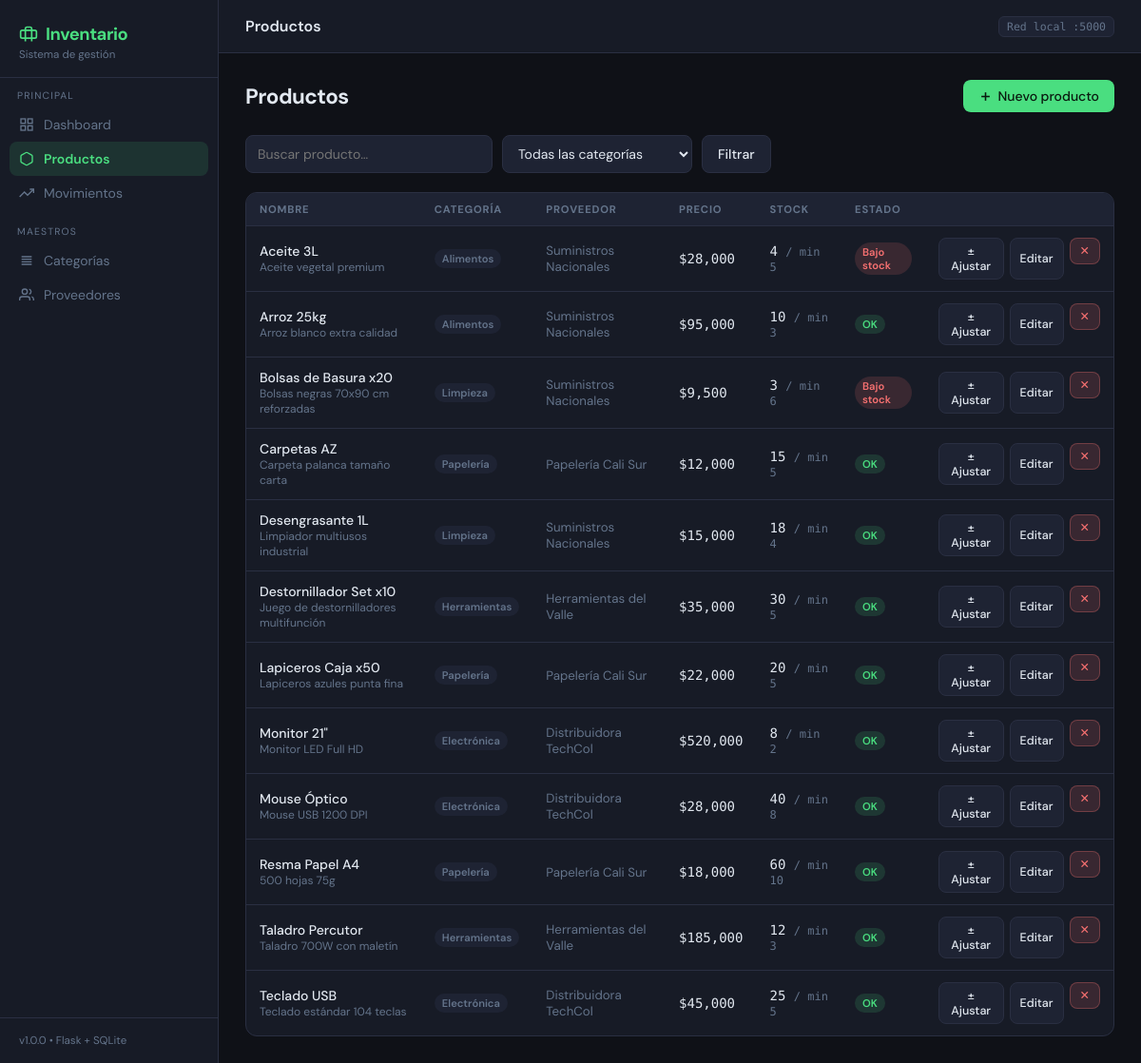
The page /productos on the database its author committed.
### app.py (models this page shows, shortened)
class Producto(Base):
    __tablename__ = "productos"
    id           = Column(Integer, primary_key=True, autoincrement=True)
    nombre       = Column(String(150), nullable=False)
    descripcion  = Column(String(300))
    categoria_id = Column(Integer, ForeignKey("categorias.id"), nullable=True)
    proveedor_id = Column(Integer, ForeignKey("proveedores.id"), nullable=True)
    cantidad     = Column(Integer, default=0, nullable=False)
    precio       = Column(Float, nullable=False)
    stock_minimo = Column(Integer, default=5)
    creado_en    = Column(DateTime, default=func.now())
    actualizado  = Column(DateTime, default=func.now(), onupdate=func.now())
    cat_rel  = relationship("Categoria", back_populates="productos")
    prov_rel = relationship("Proveedor", back_populates="productos")
    @property
    def bajo_stock(self):
        return self.cantidad <= self.stock_minimo

class Categoria(Base):
    __tablename__ = "categorias"
    id     = Column(Integer, primary_key=True, autoincrement=True)
    nombre = Column(String(80), nullable=False, unique=True)
    productos = relationship("Producto", back_populates="cat_rel", cascade="all, delete-orphan")

class Proveedor(Base):
    __tablename__ = "proveedores"
    id       = Column(Integer, primary_key=True, autoincrement=True)
    nombre   = Column(String(120), nullable=False)
    contacto = Column(String(120))
    telefono = Column(String(30))
    email    = Column(String(120))
    productos = relationship("Producto", back_populates="prov_rel")

### app.py (the view)
@app.route("/productos")
def productos():
    db = get_session()
    try:
        q      = request.args.get("q", "").strip()
        cat_id = request.args.get("categoria", "")
        query  = db.query(Producto)
        if q:
            query = query.filter(Producto.nombre.ilike(f"%{q}%"))
        if cat_id:
            query = query.filter(Producto.categoria_id == int(cat_id))
        productos   = query.order_by(Producto.nombre).all()
        categorias  = db.query(Categoria).order_by(Categoria.nombre).all()
        return render_template("productos.html",
            productos=productos, categorias=categorias, q=q, cat_id=cat_id)
    finally:
        db.close()

### app.py (called while the page is built)
def get_session():
    return Session()

### templates/productos.html (shortened to what this page needs)
{% extends "base.html" %}
{% block topbar_title %}Productos{% endblock %}
{% block content %}
<div class="page-header">
  <h1>Productos</h1>
  <a href="{{ url_for('producto_nuevo') }}" class="btn btn-primary">
    <svg viewBox="0 0 24 24" fill="none" stroke="currentColor" stroke-width="2.5">
      <line x1="12" y1="5" x2="12" y2="19"/><line x1="5" y1="12" x2="19" y2="12"/>
    </svg>
    Nuevo producto
  </a>
</div>
<form method="get" style="display:flex; gap:10px; margin-bottom:20px; flex-wrap:wrap;">
  <input type="text" name="q" value="{{ q }}" placeholder="Buscar producto…"
         style="max-width:260px; flex:1;">
  <select name="categoria" style="max-width:200px;">
    <option value="">Todas las categorías</option>
  </select>
  <button class="btn btn-secondary" type="submit">Filtrar</button>
</form>
<div class="card">
  <div class="table-wrap">
    <table>
      <thead>
        <tr>
          <th>Nombre</th><th>Categoría</th><th>Proveedor</th>
          <th>Precio</th><th>Stock</th><th>Estado</th><th></th>
        </tr>
      </thead>
      <tbody>
        {% for p in productos %}
        <tr>
          <td>
            <div style="font-weight:500">{{ p.nombre }}</div>
            {% if p.descripcion %}
              <div style="font-size:.75rem; color:var(--muted)">{{ p.descripcion }}</div>
            {% endif %}
          </td>
          <td><span class="badge badge-gray">{{ p.cat_rel.nombre if p.cat_rel else '—' }}</span></td>
          <td class="text-muted" style="font-size:.83rem">{{ p.prov_rel.nombre if p.prov_rel else '—' }}</td>
          <td class="text-mono">${{ "{:,.0f}".format(p.precio) }}</td>
          <td class="text-mono">{{ p.cantidad }} <span class="text-muted" style="font-size:.75rem">/ min {{ p.stock_minimo }}</span></td>
          <td>
            {% if p.bajo_stock %}
              <span class="badge badge-red">Bajo stock</span>
            {% else %}
              <span class="badge badge-green">OK</span>
            {% endif %}
          </td>
          <td>
            <div style="display:flex; gap:6px; justify-content:flex-end;">
              <button class="btn btn-secondary btn-sm"
                      onclick="abrirMovimiento({{ p.id }}, '{{ p.nombre|replace("'","\\'")|e }}', {{ p.cantidad }})">
                ± Ajustar
              </button>
              <a href="{{ url_for('producto_editar', pid=p.id) }}" class="btn btn-secondary btn-sm">Editar</a>
              <form method="post" action="{{ url_for('producto_eliminar', pid=p.id) }}"
                    onsubmit="return confirm('¿Eliminar {{ p.nombre }}?')">
                <button class="btn btn-danger btn-sm" type="submit">✕</button>
              </form>
            </div>
          </td>
        </tr>
        {% endfor %}
      </tbody>
    </table>
  </div>
</div>
{% endblock %}

### templates/base.html (style rules this page uses)
:root { --bg: #0f1117; --bg2: #171b26; --bg3: #1e2333; --border: #2a2f42; --accent: #4ade80; --accent2: #22d3ee; --warn: #fb923c; --danger: #f87171; --text: #e2e8f0; --muted: #64748b; --sidebar-w: 230px; }
*, *::before, *::after { box-sizing: border-box; margin: 0; padding: 0; }
body { font-family: 'DM Sans', sans-serif; background: var(--bg); color: var(--text); min-height: 100vh; display: flex; }
.card { background: var(--bg2); border: 1px solid var(--border); border-radius: 12px; overflow: hidden; }
.table-wrap { overflow-x: auto; }
table { width: 100%; border-collapse: collapse; font-size: 0.875rem; }
th { text-align: left; padding: 10px 14px; font-size: 0.7rem; text-transform: uppercase; letter-spacing: 0.8px; color: var(--muted); background: var(--bg3); border-bottom: 1px solid var(--border); }
td { padding: 12px 14px; border-bottom: 1px solid var(--border); vertical-align: middle; }
tr:last-child td { border-bottom: none; }
.badge { display: inline-flex; align-items: center; font-size: 0.7rem; font-weight: 600; padding: 3px 8px; border-radius: 20px; }
.badge-green { background: rgba(74,222,128,.15); color: var(--accent); }
.badge-red { background: rgba(248,113,113,.15); color: var(--danger); }
.badge-gray { background: var(--bg3); color: var(--muted); }
.btn { display: inline-flex; align-items: center; gap: 6px; padding: 8px 16px; border-radius: 8px; border: none; font-size: 0.875rem; font-weight: 500; cursor: pointer; text-decoration: none; transition: all 0.15s; font-family: inherit; }
.btn svg { width: 15px; height: 15px; }
.btn-primary { background: var(--accent); color: #0a1a0f; }
.btn-secondary { background: var(--bg3); color: var(--text); border: 1px solid var(--border); }
.btn-danger { background: rgba(248,113,113,.15); color: var(--danger); border: 1px solid rgba(248,113,113,.3); }
.btn-sm { padding: 5px 10px; font-size: 0.78rem; }
input, select, textarea { width: 100%; background: var(--bg3); border: 1px solid var(--border); border-radius: 8px; color: var(--text); font-family: inherit; font-size: 0.875rem; padding: 9px 12px; transition: border-color 0.15s; }
.text-mono { font-family: 'DM Mono', monospace; }
.text-muted { color: var(--muted); }
.page-header { display: flex; align-items: center; justify-content: space-between; margin-bottom: 24px; }
.page-header h1 { font-size: 1.4rem; font-weight: 700; letter-spacing: -0.5px; }

### rows shown on the page
Producto: nombre "Aceite 3L", descripcion "Aceite vegetal premium", cat_rel "Alimentos", prov_rel "Suministros Nacionales", precio "28,000", cantidad "4", stock_minimo "5", shows "Bajo stock"
Producto: nombre "Arroz 25kg", descripcion "Arroz blanco extra calidad", cat_rel "Alimentos", prov_rel "Suministros Nacionales", precio "95,000", cantidad "10", stock_minimo "3", shows "OK"
Producto: nombre "Bolsas de Basura x20", descripcion "Bolsas negras 70x90 cm reforzadas", cat_rel "Limpieza", prov_rel "Suministros Nacionales", precio "9,500", cantidad "3", stock_minimo "6", shows "Bajo stock"
Producto: nombre "Carpetas AZ", descripcion "Carpeta palanca tamaño carta", cat_rel "Papelería", prov_rel "Papelería Cali Sur", precio "12,000", cantidad "15", stock_minimo "5", shows "OK"
Producto: nombre "Desengrasante 1L", descripcion "Limpiador multiusos industrial", cat_rel "Limpieza", prov_rel "Suministros Nacionales", precio "15,000", cantidad "18", stock_minimo "4", shows "OK"
Producto: nombre "Destornillador Set x10", descripcion "Juego de destornilladores multifunción", cat_rel "Herramientas", prov_rel "Herramientas del Valle", precio "35,000", cantidad "30", stock_minimo "5", shows "OK"
Producto: nombre "Lapiceros Caja x50", descripcion "Lapiceros azules punta fina", cat_rel "Papelería", prov_rel "Papelería Cali Sur", precio "22,000", cantidad "20", stock_minimo "5", shows "OK"
Producto: nombre "Monitor 21\"", descripcion "Monitor LED Full HD", cat_rel "Electrónica", prov_rel "Distribuidora TechCol", precio "520,000", cantidad "8", stock_minimo "2", shows "OK"
Producto: nombre "Mouse Óptico", descripcion "Mouse USB 1200 DPI", cat_rel "Electrónica", prov_rel "Distribuidora TechCol", precio "28,000", cantidad "40", stock_minimo "8", shows "OK"
Producto: nombre "Resma Papel A4", descripcion "500 hojas 75g", cat_rel "Papelería", prov_rel "Papelería Cali Sur", precio "18,000", cantidad "60", stock_minimo "10", shows "OK"
Producto: nombre "Taladro Percutor", descripcion "Taladro 700W con maletín", cat_rel "Herramientas", prov_rel "Herramientas del Valle", precio "185,000", cantidad "12", stock_minimo "3", shows "OK"
Producto: nombre "Teclado USB", descripcion "Teclado estándar 104 teclas", cat_rel "Electrónica", prov_rel "Distribuidora TechCol", precio "45,000", cantidad "25", stock_minimo "5", shows "OK"
